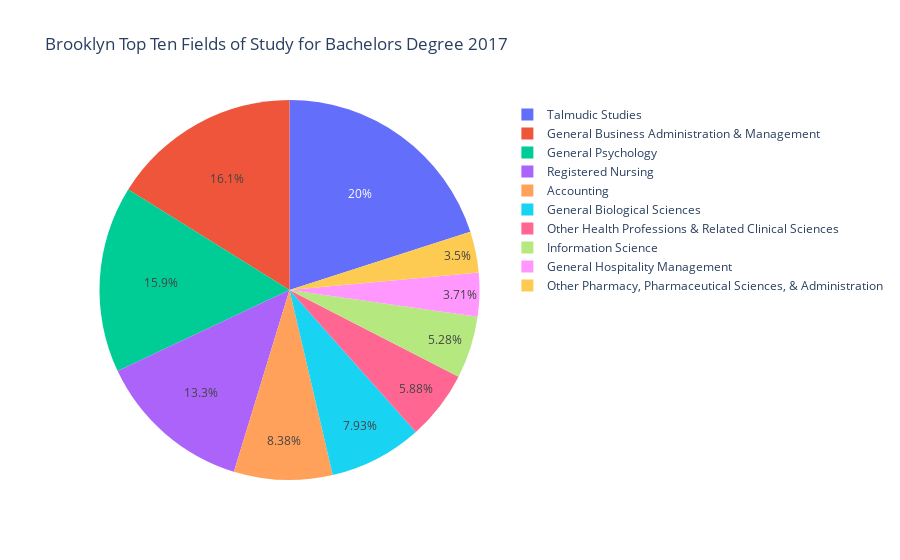

Notebook source saved alongside this figure:
### Code cell
brooklyn_bach_pie = px.pie(brooklyn_top10_2017, values='Completions', names='Field Of Study',
             title='Brooklyn Top Ten Fields of Study for Bachelors Degree 2017',
             hover_data=['Field Of Study']) #labels={'lifeExp':'life expectancy'})
#fig.update_traces(textposition='inside', textinfo='percent+label')
brooklyn_bach_pie.write_image("../Images/brooklyn_bach_pie.png")
brooklyn_bach_pie.show()

### Figure 1 — Plotly figure (JSON) as saved in the notebook; plotly's stock layout.template omitted (floating-point values rounded to 4 significant figures)
{"data": [{"customdata": [["Talmudic Studies"], ["General Business Administration & Management"], ["General Psychology"], ["Registered Nursing"], ["Accounting"], ["General Biological Sciences"], ["Other Health Professions & Related Clinical Sciences"], ["Information Science"], ["General Hospitality Management"], ["Other Pharmacy, Pharmaceutical Sciences, & Administration"]], "domain": {"x": [0, 1], "y": [0, 1]}, "hoverlabel": {"namelength": 0}, "hovertemplate": "Field Of Study=%{label}<br>Completions=%{value}", "labels": ["Talmudic Studies", "General Business Administration & Management", "General Psychology", "Registered Nursing", "Accounting", "General Biological Sciences", "Other Health Professions & Related Clinical Sciences", "Information Science", "General Hospitality Management", "Other Pharmacy, Pharmaceutical Sciences, & Administration"], "legendgroup": "", "name": "", "showlegend": true, "type": "pie", "values": [842, 678, 667, 557, 352, 333, 247, 222, 156, 147]}], "layout": {"autosize": true, "legend": {"tracegroupgap": 0}, "title": {"text": "Brooklyn Top Ten Fields of Study for Bachelors Degree 2017"}}}
